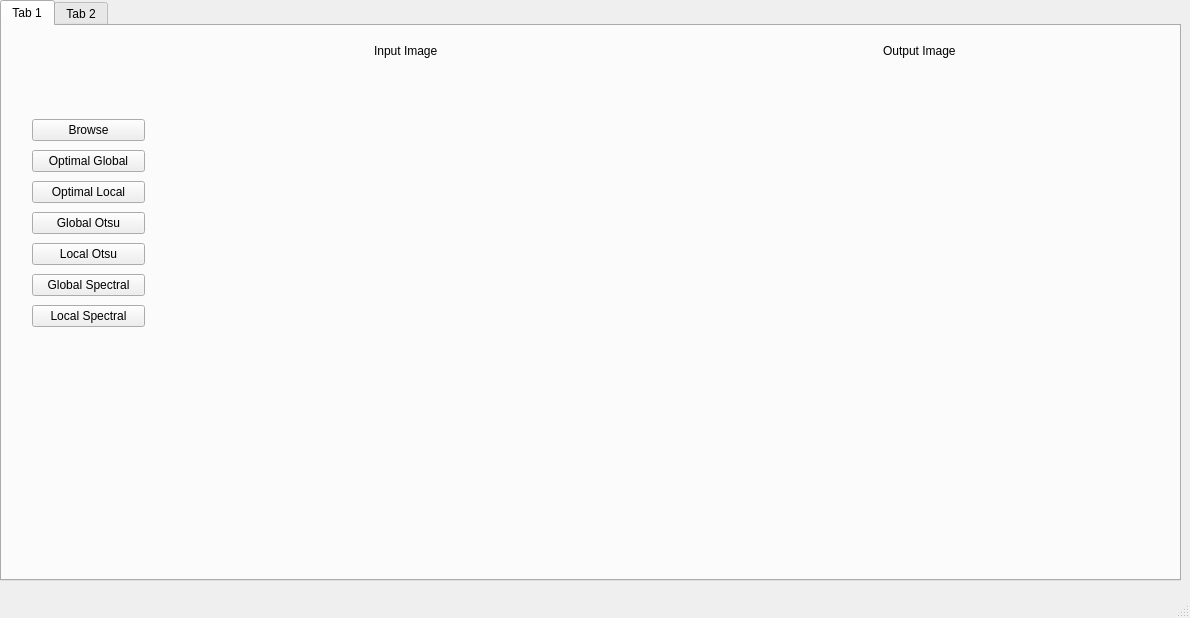
<?xml version="1.0" encoding="UTF-8"?>
<ui version="4.0">
 <class>MainWindow</class>
 <widget class="QMainWindow" name="MainWindow">
  <property name="geometry">
   <rect>
    <x>0</x>
    <y>0</y>
    <width>1190</width>
    <height>618</height>
   </rect>
  </property>
  <property name="windowTitle">
   <string>MainWindow</string>
  </property>
  <widget class="QWidget" name="centralwidget">
   <widget class="QTabWidget" name="tabWidget">
    <property name="geometry">
     <rect>
      <x>0</x>
      <y>0</y>
      <width>1181</width>
      <height>581</height>
     </rect>
    </property>
    <property name="currentIndex">
     <number>0</number>
    </property>
    <widget class="QWidget" name="tab">
     <attribute name="title">
      <string>Tab 1</string>
     </attribute>
     <widget class="QWidget" name="layoutWidget">
      <property name="geometry">
       <rect>
        <x>150</x>
        <y>0</y>
        <width>1021</width>
        <height>541</height>
       </rect>
      </property>
      <layout class="QHBoxLayout" name="horizontalLayout_3">
       <item>
        <layout class="QVBoxLayout" name="verticalLayout_4">
         <item alignment="Qt::AlignHCenter">
          <widget class="QLabel" name="label_5">
           <property name="maximumSize">
            <size>
             <width>16777215</width>
             <height>50</height>
            </size>
           </property>
           <property name="text">
            <string>Input Image</string>
           </property>
          </widget>
         </item>
         <item alignment="Qt::AlignHCenter">
          <widget class="QLabel" name="inputImage">
           <property name="text">
            <string/>
           </property>
          </widget>
         </item>
        </layout>
       </item>
       <item>
        <layout class="QVBoxLayout" name="verticalLayout_5">
         <item alignment="Qt::AlignHCenter">
          <widget class="QLabel" name="label_7">
           <property name="maximumSize">
            <size>
             <width>16777215</width>
             <height>50</height>
            </size>
           </property>
           <property name="text">
            <string>Output Image</string>
           </property>
          </widget>
         </item>
         <item alignment="Qt::AlignHCenter">
          <widget class="QLabel" name="outputImage">
           <property name="text">
            <string/>
           </property>
          </widget>
         </item>
        </layout>
       </item>
      </layout>
     </widget>
     <widget class="QWidget" name="layoutWidget">
      <property name="geometry">
       <rect>
        <x>30</x>
        <y>90</y>
        <width>113</width>
        <height>221</height>
       </rect>
      </property>
      <layout class="QVBoxLayout" name="verticalLayout_6">
       <item>
        <widget class="QPushButton" name="Browse">
         <property name="text">
          <string>Browse</string>
         </property>
        </widget>
       </item>
       <item>
        <widget class="QPushButton" name="optimal">
         <property name="text">
          <string>Optimal Global</string>
         </property>
        </widget>
       </item>
       <item>
        <widget class="QPushButton" name="optimalLocal">
         <property name="text">
          <string>Optimal Local</string>
         </property>
        </widget>
       </item>
       <item>
        <widget class="QPushButton" name="Ostu">
         <property name="text">
          <string>Global Otsu</string>
         </property>
        </widget>
       </item>
       <item>
        <widget class="QPushButton" name="Otsu_local">
         <property name="text">
          <string>Local Otsu</string>
         </property>
        </widget>
       </item>
       <item>
        <widget class="QPushButton" name="globalSpect">
         <property name="text">
          <string>Global Spectral</string>
         </property>
        </widget>
       </item>
       <item>
        <widget class="QPushButton" name="spectral">
         <property name="text">
          <string>Local Spectral</string>
         </property>
        </widget>
       </item>
      </layout>
     </widget>
    </widget>
    <widget class="QWidget" name="tab_2">
     <attribute name="title">
      <string>Tab 2</string>
     </attribute>
     <widget class="QWidget" name="layoutWidget">
      <property name="geometry">
       <rect>
        <x>140</x>
        <y>20</y>
        <width>1021</width>
        <height>501</height>
       </rect>
      </property>
      <layout class="QHBoxLayout" name="horizontalLayout">
       <item>
        <layout class="QVBoxLayout" name="verticalLayout">
         <item alignment="Qt::AlignHCenter">
          <widget class="QLabel" name="label">
           <property name="maximumSize">
            <size>
             <width>16777215</width>
             <height>50</height>
            </size>
           </property>
           <property name="text">
            <string>Input Image</string>
           </property>
          </widget>
         </item>
         <item alignment="Qt::AlignHCenter">
          <widget class="QLabel" name="inputImage2">
           <property name="text">
            <string/>
           </property>
          </widget>
         </item>
        </layout>
       </item>
       <item>
        <layout class="QVBoxLayout" name="verticalLayout_2">
         <item alignment="Qt::AlignHCenter">
          <widget class="QLabel" name="label_3">
           <property name="maximumSize">
            <size>
             <width>16777215</width>
             <height>50</height>
            </size>
           </property>
           <property name="text">
            <string>Output Image</string>
           </property>
          </widget>
         </item>
         <item alignment="Qt::AlignHCenter">
          <widget class="QLabel" name="outputImage2">
           <property name="text">
            <string/>
           </property>
          </widget>
         </item>
        </layout>
       </item>
      </layout>
     </widget>
     <widget class="QWidget" name="layoutWidget">
      <property name="geometry">
       <rect>
        <x>10</x>
        <y>120</y>
        <width>113</width>
        <height>252</height>
       </rect>
      </property>
      <layout class="QVBoxLayout" name="verticalLayout_3">
       <item>
        <widget class="QPushButton" name="Browse2">
         <property name="text">
          <string>Browse</string>
         </property>
        </widget>
       </item>
       <item>
        <spacer name="verticalSpacer_2">
         <property name="orientation">
          <enum>Qt::Vertical</enum>
         </property>
         <property name="sizeHint" stdset="0">
          <size>
           <width>20</width>
           <height>40</height>
          </size>
         </property>
        </spacer>
       </item>
       <item>
        <widget class="QLabel" name="label_4">
         <property name="text">
          <string>K-means clusters</string>
         </property>
        </widget>
       </item>
       <item>
        <widget class="QSpinBox" name="nClusters"/>
       </item>
       <item>
        <widget class="QPushButton" name="kmeans">
         <property name="text">
          <string>K-means</string>
         </property>
        </widget>
       </item>
       <item>
        <spacer name="verticalSpacer">
         <property name="orientation">
          <enum>Qt::Vertical</enum>
         </property>
         <property name="sizeHint" stdset="0">
          <size>
           <width>20</width>
           <height>40</height>
          </size>
         </property>
        </spacer>
       </item>
       <item>
        <widget class="QPushButton" name="regionGrow">
         <property name="text">
          <string>Region Grow</string>
         </property>
        </widget>
       </item>
       <item>
        <widget class="QPushButton" name="pushButton">
         <property name="text">
          <string>Agglomerative</string>
         </property>
        </widget>
       </item>
       <item>
        <widget class="QPushButton" name="meanShift">
         <property name="text">
          <string>Mean Shift</string>
         </property>
        </widget>
       </item>
      </layout>
     </widget>
     <widget class="QWidget" name="layoutWidget">
      <property name="geometry">
       <rect>
        <x>710</x>
        <y>520</y>
        <width>361</width>
        <height>22</height>
       </rect>
      </property>
      <layout class="QHBoxLayout" name="horizontalLayout_2">
       <item alignment="Qt::AlignHCenter">
        <widget class="QLabel" name="label_2">
         <property name="text">
          <string/>
         </property>
        </widget>
       </item>
       <item alignment="Qt::AlignHCenter">
        <widget class="QLabel" name="regions">
         <property name="text">
          <string/>
         </property>
        </widget>
       </item>
      </layout>
     </widget>
    </widget>
   </widget>
  </widget>
  <widget class="QStatusBar" name="statusbar"/>
 </widget>
 <resources/>
 <connections/>
</ui>
